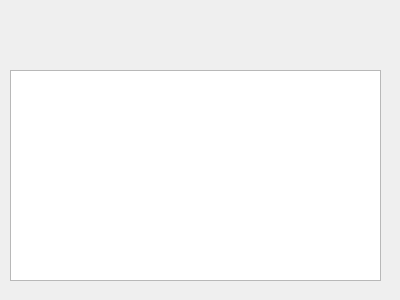
<?xml version="1.0" encoding="UTF-8"?>
<ui version="4.0">
 <class>MessageReader</class>
 <widget class="QDialog" name="MessageReader">
  <property name="geometry">
   <rect>
    <x>0</x>
    <y>0</y>
    <width>400</width>
    <height>300</height>
   </rect>
  </property>
  <property name="windowTitle">
   <string>Dialog</string>
  </property>
  <widget class="QLabel" name="timeLabel">
   <property name="geometry">
    <rect>
     <x>276</x>
     <y>-1</y>
     <width>121</width>
     <height>31</height>
    </rect>
   </property>
   <property name="text">
    <string/>
   </property>
  </widget>
  <widget class="QLabel" name="subjectLabel">
   <property name="geometry">
    <rect>
     <x>0</x>
     <y>0</y>
     <width>251</width>
     <height>31</height>
    </rect>
   </property>
   <property name="text">
    <string/>
   </property>
  </widget>
  <widget class="QTextEdit" name="text">
   <property name="geometry">
    <rect>
     <x>10</x>
     <y>70</y>
     <width>371</width>
     <height>211</height>
    </rect>
   </property>
   <property name="readOnly">
    <bool>true</bool>
   </property>
  </widget>
 </widget>
 <resources/>
 <connections/>
</ui>
